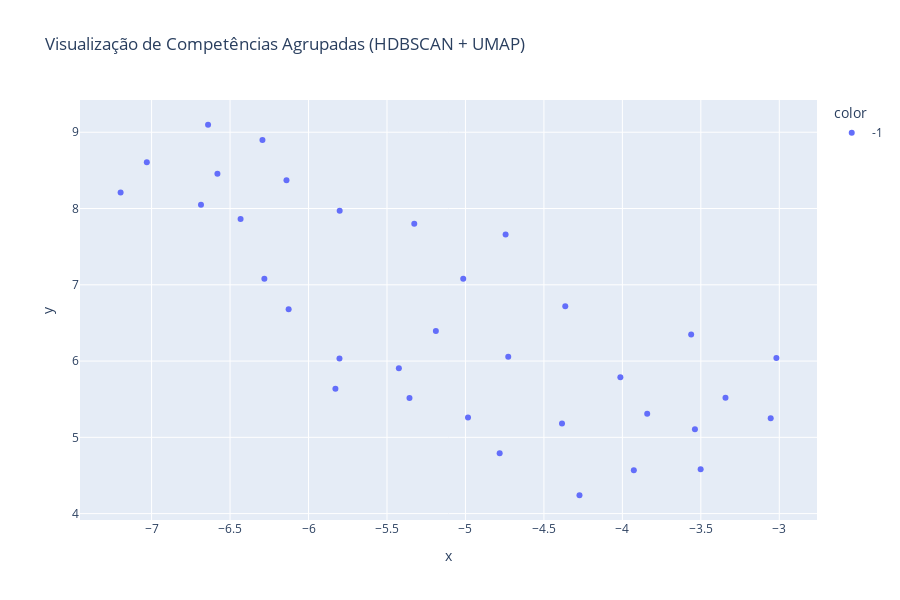

Notebook cell for this chart:
### Code cell
import umap.umap_ as umap
import plotly.express as px

# Redução de dimensionalidade com UMAP
umap_2d = umap.UMAP(n_neighbors=15, min_dist=0.1, metric='cosine', random_state=42)
embeddings_2d = umap_2d.fit_transform(embeddings)

# DataFrame com resultados
df_plot = pd.DataFrame({
    'competencia': competencias,
    'x': embeddings_2d[:, 0],
    'y': embeddings_2d[:, 1],
    'grupo': labels
})

# Visualização interativa com Plotly
fig = px.scatter(
    df_plot,
    x='x',
    y='y',
    color=df_plot['grupo'].astype(str),
    hover_data={'competencia': True, 'grupo': True},
    title='Visualização de Competências Agrupadas (HDBSCAN + UMAP)',
    labels={'grupo': 'Grupo'}
)

fig.update_layout(height=600)
fig.show()

### Figure 1 — Plotly figure (JSON) as saved in the notebook; plotly's stock layout.template omitted (floating-point values rounded to 4 significant figures)
{"data": [{"customdata": [["Arquiteturas", -1], ["Compilação e Empacotamento", -1], ["Containers", -1], ["Gerenciamento de Teste", -1], ["Gestão de dados para testes", -1], ["Integração contínua", -1], ["Linguagens e APIs", -1], ["Metodologias e tipos de testes", -1], ["Report de Testes", -1], ["RPA", -1], ["Segurança", -1], ["Testes de API", -1], ["Testes Manuais", -1], ["Testes não funcionais", -1], ["ALM, Issue tracking e versionamento", -1], ["Análise Estática de Código", -1], ["Levantamento de Requisitos e Documentação", -1], ["Normas, Boas Práticas e Métodos", -1], ["Repositório de binários", -1], ["Testes automatizados e frame", -1], ["Testes Mobile", -1], ["Testes Unitários", -1], ["Tipos de requisito", -1], ["Web e Application Server / Serverless", -1], ["Desenvolvimento Mobile", -1], ["Banco de dados", -1], ["UI / UX", -1], ["Monitoramento e APM", -1], ["Testes de Interface", -1], ["Infraestrutura como Código", -1], ["Clouds", -1], ["Gerenciamento de API", -1], ["Ambiente e Sistemas Operacionais", -1], ["Agilidade", -1]], "hovertemplate": "color=-1<br>x=%{x}<br>y=%{y}<br>competencia=%{customdata[0]}<br>Grupo=%{customdata[1]}<extra></extra>", "legendgroup": "-1", "marker": {"color": "#636efa", "symbol": "circle"}, "mode": "markers", "name": "-1", "orientation": "v", "showlegend": true, "type": "scatter", "x": [-3.055, -3.538, -4.385, -6.581, -5.801, -4.013, -5.357, -6.685, -6.294, -3.562, -3.842, -6.281, -6.64, -7.031, -5.014, -5.189, -3.501, -3.927, -4.727, -6.433, -6.141, -7.198, -4.273, -5.803, -4.364, -4.744, -5.829, -5.326, -6.127, -4.984, -3.018, -5.424, -4.782, -3.343], "xaxis": "x", "y": [5.249, 5.105, 5.182, 8.455, 7.969, 5.787, 5.517, 8.051, 8.897, 6.348, 5.308, 7.08, 9.098, 8.608, 7.08, 6.394, 4.582, 4.568, 6.056, 7.863, 8.372, 8.21, 4.241, 6.034, 6.717, 7.66, 5.637, 7.802, 6.679, 5.258, 6.042, 5.904, 4.792, 5.517], "yaxis": "y"}], "layout": {"height": 600, "legend": {"title": {"text": "color"}, "tracegroupgap": 0}, "title": {"text": "Visualização de Competências Agrupadas (HDBSCAN + UMAP)"}, "xaxis": {"anchor": "y", "domain": [0, 1], "title": {"text": "x"}}, "yaxis": {"anchor": "x", "domain": [0, 1], "title": {"text": "y"}}}}
